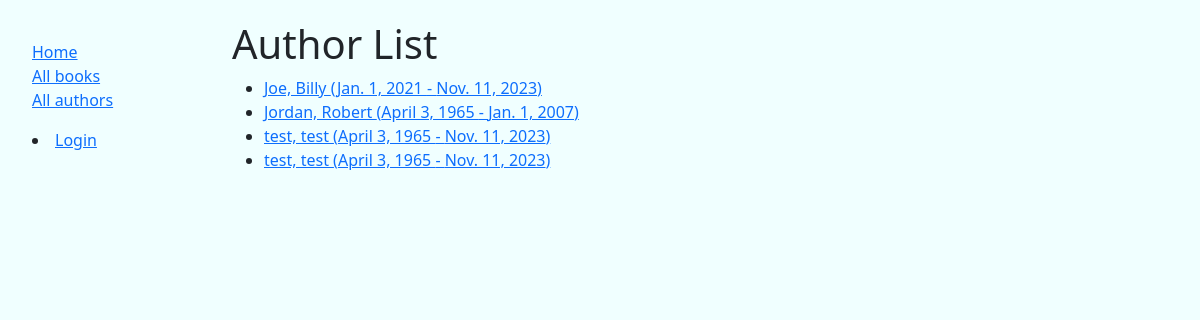
The app's page /catalog/authors/, older data.
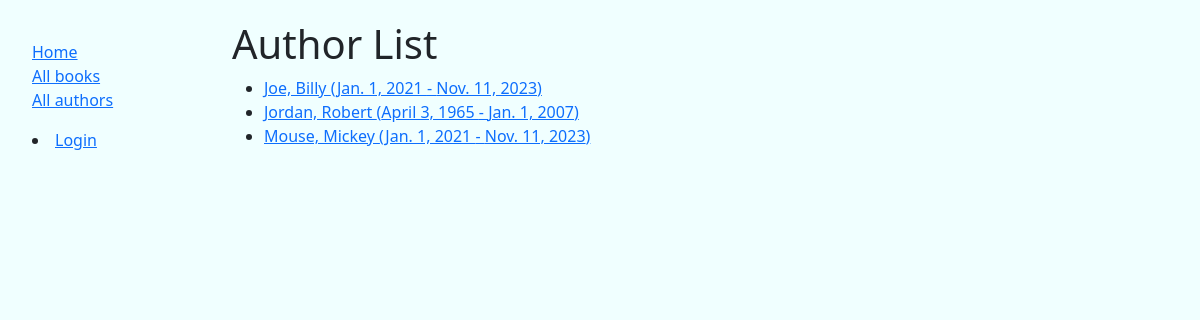
The same page, newer data.
### catalog/models.py (models this page shows)
class Author(models.Model):
    first_name = models.CharField(max_length=100)
    last_name = models.CharField(max_length=100)
    date_of_birth = models.DateField(null=True, blank=True)
    date_of_death = models.DateField('Died', null=True, blank=True)
    class Meta:
        ordering = ['last_name', 'first_name']
    def get_absolute_url(self):
        return reverse('author-detail', args=[str(self.id)])
    def __str__(self):
        return f'{self.last_name}, {self.first_name}'

### catalog/views.py (the view)
# urls.py: path('authors/', views.AuthorListView.as_view(), name='authors'),
class AuthorListView(generic.ListView):
    model = Author
    paginate_by = 10

### catalog/templates/catalog/author_list.html
{% extends "base_generic.html" %}
{% block content %}
<h1>Author List</h1>
{% if author_list %}
  <ul>
  {% for author in author_list %}
    <li>
      <a href="{{ author.get_absolute_url }}">
      {{ author }} ({{author.date_of_birth}} - {% if author.date_of_death %}{{author.date_of_death}}{% endif %})
      </a>
    </li>
  {% endfor %}
 </ul>
{% else %}
  <p>There are no authors available.</p>
{% endif %}
{% endblock %}

Row changes from the older to the newer data that the page shows:
removed Author: last_name+first_name "test, test", date_of_birth "April 3, 1965", date_of_death "Nov. 11, 2023"
removed Author: last_name+first_name "test, test", date_of_birth "April 3, 1965", date_of_death "Nov. 11, 2023"
added Author: last_name+first_name "Mouse, Mickey", date_of_birth "Jan. 1, 2021", date_of_death "Nov. 11, 2023"
